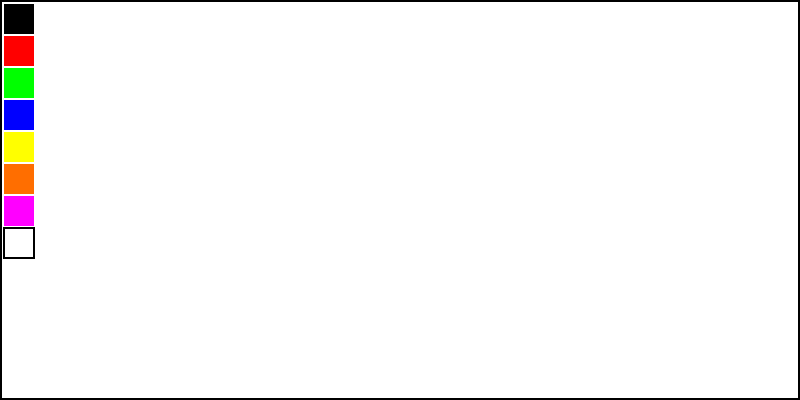
Frame 1 (no input)
Frame 60 (no input): identical to frame 1, image omitted
Frame 120 (the mouse pressed at the canvas centre since frame 60): identical to frame 1, image omitted

The p5.js sketch that drew this single still picture (run headless with seeded random() and noise() and a simulated clock; from frame 60 on, the mouse is pressed at the canvas centre):

// p5.js sketch
// ── sketch.js
let x = 800;
let y = 400;
let z = 8; 
let a = 30;

function setup() {
  createCanvas(x, y);
}

function draw() {
  // canvas
  background(255);
  noFill();
  strokeWeight(4);
  stroke(0);
  rect(0, 0, x, y);

  // color selector
  noStroke();

  fill(0, 0, 0);
  rect(z/2, z/2, a, a);

  fill(255, 0, 0);
  rect(z/2, a+3*z/4, a, a);

  fill(0, 255, 0);
  rect(z/2, 2*a+z, a, a);

  fill(0, 0, 255);
  rect(z/2, 3*a + 5*z/4, a, a);
  
  fill(255, 255, 0);
  rect(z/2, 4*a + 3*z/2, a, a);
  
  fill(255, 110, 0);
  rect(z/2, 5*a + 7*z/4, a, a);
  
  fill(255, 0, 255);
  rect(z/2, 6*a + 2*z, a, a);
  
  strokeWeight(2);
  stroke(0);
  fill(255, 255, 255);
  rect(z/2, 7*a + 9*z/4, a, a);

  

}
